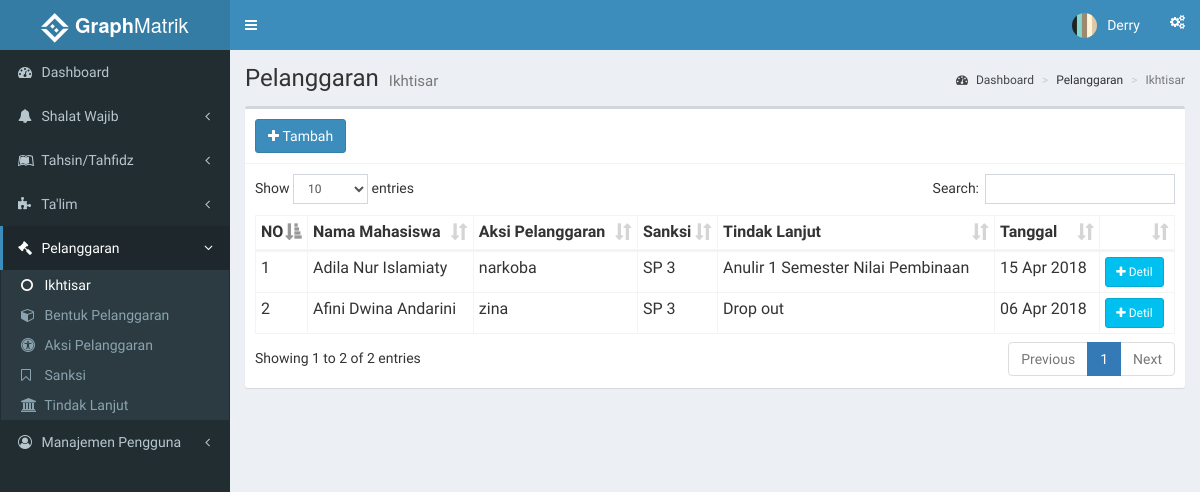
The page /index.php?page=pikhtisar (signed in) on the database its author committed.
### tables this page shows
CREATE TABLE `pmain` (
  `id_pelanggaran` int(11) NOT NULL,
  `id_mhsbinaan` int(11) DEFAULT NULL,
  `id_pbentuk` int(11) DEFAULT NULL,
  `id_paksi` int(11) DEFAULT NULL,
  `id_psanksi` int(11) DEFAULT NULL,
  `id_planjut` int(11) DEFAULT NULL,
  `deskripsi` varchar(255) DEFAULT NULL,
  `tanggal` date DEFAULT NULL
);

CREATE TABLE `paksi` (
  `id_paksi` int(11) NOT NULL,
  `id_pbentuk` int(11) DEFAULT NULL,
  `nama_aksi` varchar(50) DEFAULT NULL
);

CREATE TABLE `psanksi` (
  `id_psanksi` int(11) NOT NULL,
  `nama_sanksi` varchar(5) DEFAULT NULL,
  `bobot` varchar(20) DEFAULT NULL
);

CREATE TABLE `planjut` (
  `id_planjut` int(11) NOT NULL,
  `id_psanksi` int(11) DEFAULT NULL,
  `nama_tindaklanjut` varchar(50) DEFAULT NULL,
  `level` int(1) DEFAULT NULL
);

### functions.php (called while the page is built, shortened)
<?php
	function tampilPikhtisar(){
		$ambildata = mysql_query("SELECT id_pelanggaran, b.id_mahasiswa, b.namamhs, nama_bentuk, nama_aksi, nama_sanksi, nama_tindaklanjut, deskripsi, tanggal FROM pmain pm LEFT JOIN pbentuk pb ON pm.id_pbentuk = pb.id_pbentuk LEFT JOIN paksi pa ON pm.id_paksi = pa.id_paksi LEFT JOIN psanksi ps ON pm.id_psanksi = ps.id_psanksi LEFT JOIN planjut pl ON pm.id_planjut = pl.id_planjut LEFT JOIN( SELECT m.id_mahasiswa, m.nama AS namamhs, mb.id_mhsbinaan FROM m_binaan mb LEFT JOIN mahasiswa m ON mb.id_mahasiswa = m.id_mahasiswa ) b ON pm.id_mhsbinaan = b.id_mhsbinaan") or die(mysql_error());
		if (mysql_num_rows($ambildata) > 0) {
			while ($ad = mysql_fetch_assoc($ambildata))
				$data[] = $ad;
				return $data;
		} else{
			echo "Data pelanggaran masih kosong";
		}
	}
 ?>

### role/adminmatrik/pelanggaran/pikhtisar.php (the view, shortened to what this page needs)
<?php
  include 'functions.php';
 ?>
    <section class="content-header">
      <h1>
        Pelanggaran
        <small>Ikhtisar</small>
      </h1>
      <ol class="breadcrumb">
        <li><a href="index.php"><i class="fa fa-dashboard"></i> Dashboard</a></li>
        <li>Pelanggaran</li>
        <li class="active">Ikhtisar</li>
      </ol>
    </section>
    <section class="content">
      <div class="row">
        <div class="col-xs-12">
          <div class="box">
            <div class="box-header with-border">
             <a href="index.php?page=tambahp" class="btn btn-primary"><i class="fa fa-plus"></i>&nbsp;Tambah</a>
            </div>
            <div class="box-body">
              <table id="tablePelanggaran" class="table table-bordered table-hover table-condensed">
                <thead>
                  <tr>
                    <th>NO</th>
                    <th>Nama Mahasiswa</th>
                    <th>Aksi Pelanggaran</th>
                    <th>Sanksi</th>
                    <th>Tindak Lanjut</th>
                    <th>Tanggal</th>
                    <th></th>
                  </tr>
                </thead>
                <tbody>
                  <?php
                    $dataPikhtisar = tampilPikhtisar();
                    $no = 1;
                  if (is_array($dataPikhtisar) || is_object($dataPikhtisar)){
                    foreach($dataPikhtisar as $row){
                   ?>
                <tr>
                  <td><?php echo $no; ?></td>
                  <td><?php echo $row['namamhs']; ?></td>
                  <td><?php echo $row['nama_aksi']; ?></td>
                  <td><?php echo $row['nama_sanksi']; ?></td>
                  <td><?php echo $row['nama_tindaklanjut']; ?></td>
                  <td><?php echo date('d M Y', strtotime($row['tanggal'])); ?></td>
                  <td><a class="btn btn-info btn-sm" href="index.php?page=pmaindetail&id=<?php echo $row['id_pelanggaran']; ?>"><i class="fa fa-plus"></i>&nbsp;Detil</a></td>
                </tr>
                 <?php
                   $no++; }
                  }
                ?>
                </tbody>
              </table>
            </div>
          </div>
        </div>
      </div>
    </section>

### rows shown on the page
pmain: namamhs "Adila Nur Islamiaty", id_paksi.nama_aksi "narkoba", id_psanksi.nama_sanksi "SP 3", id_planjut.nama_tindaklanjut "Anulir 1 Semester Nilai Pembinaan", tanggal "15 Apr 2018"
pmain: namamhs "Afini Dwina Andarini", id_paksi.nama_aksi "zina", id_psanksi.nama_sanksi "SP 3", id_planjut.nama_tindaklanjut "Drop out", tanggal "06 Apr 2018"

### other values the page prints
$_SESSION['nama'] "Derry"
